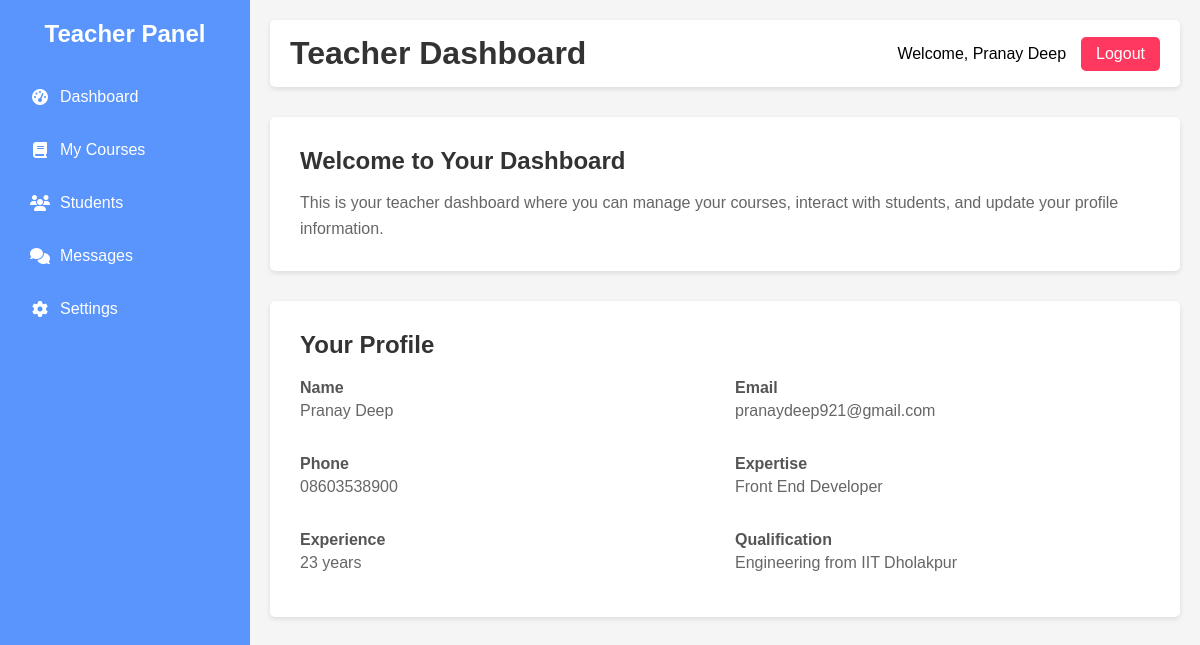
The page /teacher_dashboard.php (signed in) on the database its author committed.
### tables this page shows
CREATE TABLE `teachers` (
  `id` int(11) NOT NULL,
  `name` varchar(100) NOT NULL,
  `email` varchar(100) NOT NULL,
  `phone` varchar(20) DEFAULT NULL,
  `image` varchar(255) DEFAULT NULL,
  `expertise` varchar(255) NOT NULL,
  `experience` int(3) NOT NULL,
  `qualification` varchar(255) NOT NULL,
  `bio` text DEFAULT NULL,
  `social_linkedin` varchar(255) DEFAULT NULL,
  `social_twitter` varchar(255) DEFAULT NULL,
  `social_facebook` varchar(255) DEFAULT NULL,
  `username` varchar(50) NOT NULL,
  `password` varchar(255) NOT NULL,
  `created_at` timestamp NOT NULL DEFAULT current_timestamp()
);

### teacher_dashboard.php (the view, shortened to what this page needs)
<?php
$servername = "localhost";
$db_username = "root";
$db_password = "";
$database = "demochatapp";
$conn = mysqli_connect($servername, $db_username, $db_password, $database);
$teacher_id = $_SESSION['teacher_id'];
$teacher_query = "SELECT * FROM teachers WHERE id = $teacher_id";
$teacher_result = mysqli_query($conn, $teacher_query);
$teacher = mysqli_fetch_assoc($teacher_result);
?>
<!DOCTYPE html>
<html lang="en">
<head>
    <link rel="stylesheet" href="https://cdnjs.cloudflare.com/ajax/libs/font-awesome/6.4.0/css/all.min.css">
</head>
<body>
    <div class="dashboard">
        <div class="sidebar">
            <h2>Teacher Panel</h2>
            <ul>
                <li><a href="teacher_dashboard.php"><i class="fas fa-tachometer-alt"></i> Dashboard</a></li>
                <li><a href="#"><i class="fas fa-book"></i> My Courses</a></li>
                <li><a href="#"><i class="fas fa-users"></i> Students</a></li>
                <li><a href="#"><i class="fas fa-comments"></i> Messages</a></li>
                <li><a href="#"><i class="fas fa-cog"></i> Settings</a></li>
            </ul>
        </div>
        <div class="main-content">
            <div class="header">
                <h1>Teacher Dashboard</h1>
                <div class="user-info">
                    <span>Welcome, <?php echo htmlspecialchars($teacher['name']); ?></span>
                    <a href="teacher_logout.php" class="logout-btn">Logout</a>
                </div>
            </div>
            <div class="welcome-card">
                <h2>Welcome to Your Dashboard</h2>
                <p>This is your teacher dashboard where you can manage your courses, interact with students, and update your profile information.</p>
            </div>
            <div class="profile-section">
                <h2>Your Profile</h2>
                <div class="profile-info">
                    <div class="info-item">
                        <label>Name</label>
                        <span><?php echo htmlspecialchars($teacher['name']); ?></span>
                    </div>
                    <div class="info-item">
                        <label>Email</label>
                        <span><?php echo htmlspecialchars($teacher['email']); ?></span>
                    </div>
                    <div class="info-item">
                        <label>Phone</label>
                        <span><?php echo !empty($teacher['phone']) ? htmlspecialchars($teacher['phone']) : 'Not provided'; ?></span>
                    </div>
                    <div class="info-item">
                        <label>Expertise</label>
                        <span><?php echo htmlspecialchars($teacher['expertise']); ?></span>
                    </div>
                    <div class="info-item">
                        <label>Experience</label>
                        <span><?php echo htmlspecialchars($teacher['experience']); ?> years</span>
                    </div>
                    <div class="info-item">
                        <label>Qualification</label>
                        <span><?php echo htmlspecialchars($teacher['qualification']); ?></span>
                    </div>
                </div>
            </div>
        </div>
    </div>
</body>
</html>

### teacher_dashboard.php (style rules this page uses)
* { margin: 0; padding: 0; box-sizing: border-box; font-family: 'Poppins', sans-serif; }
body { background: #f5f5f5; }
.dashboard { display: flex; min-height: 100vh; }
.sidebar { width: 250px; background: #5995fd; color: white; padding: 20px; }
.sidebar h2 { margin-bottom: 30px; text-align: center; }
.sidebar ul { list-style: none; }
.sidebar ul li { margin-bottom: 15px; }
.sidebar ul li a { color: white; text-decoration: none; display: flex; align-items: center; padding: 10px; border-radius: 5px; transition: background 0.3s; }
.sidebar ul li a i { margin-right: 10px; width: 20px; text-align: center; }
.main-content { flex: 1; padding: 20px; }
.header { display: flex; justify-content: space-between; align-items: center; margin-bottom: 30px; background: white; padding: 15px 20px; border-radius: 5px; box-shadow: 0 2px 5px rgba(0, 0, 0, 0.1); }
.header h1 { color: #333; }
.user-info { display: flex; align-items: center; }
.user-info span { margin-right: 15px; }
.logout-btn { background: #ff3860; color: white; border: none; padding: 8px 15px; border-radius: 5px; cursor: pointer; text-decoration: none; transition: background 0.3s; }
.welcome-card { background: white; border-radius: 5px; padding: 30px; margin-bottom: 30px; box-shadow: 0 2px 5px rgba(0, 0, 0, 0.1); }
.welcome-card h2 { color: #333; margin-bottom: 15px; }
.welcome-card p { color: #666; line-height: 1.6; }
.profile-section { background: white; border-radius: 5px; padding: 30px; box-shadow: 0 2px 5px rgba(0, 0, 0, 0.1); }
.profile-section h2 { color: #333; margin-bottom: 20px; }
.profile-info { display: grid; grid-template-columns: repeat(2, 1fr); gap: 20px; }
.info-item { margin-bottom: 15px; }
.info-item label { display: block; font-weight: 600; margin-bottom: 5px; color: #555; }
.info-item span { color: #666; }

### rows shown on the page
teachers: name "Pranay Deep", email "pranaydeep921@gmail.com", phone "08603538900", expertise "Front End Developer", experience "23", qualification "Engineering from IIT Dholakpur"
